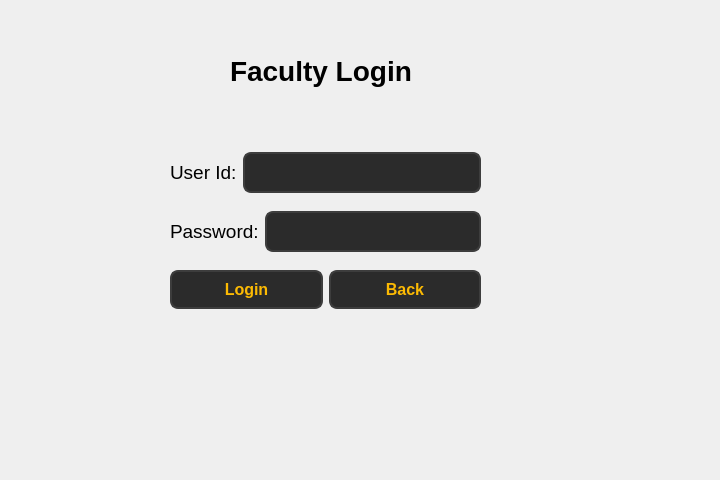
<?xml version="1.0" encoding="UTF-8"?>
<ui version="4.0">
 <class>Form</class>
 <widget class="QWidget" name="Form">
  <property name="geometry">
   <rect>
    <x>0</x>
    <y>0</y>
    <width>720</width>
    <height>480</height>
   </rect>
  </property>
  <property name="windowTitle">
   <string>Form</string>
  </property>
  <widget class="QWidget" name="layoutWidget">
   <property name="geometry">
    <rect>
     <x>170</x>
     <y>140</y>
     <width>311</width>
     <height>181</height>
    </rect>
   </property>
   <layout class="QVBoxLayout" name="verticalLayout">
    <item>
     <layout class="QHBoxLayout" name="horizontalLayout">
      <item>
       <widget class="QLabel" name="label_2">
        <property name="font">
         <font>
          <pointsize>14</pointsize>
         </font>
        </property>
        <property name="text">
         <string>User Id:</string>
        </property>
       </widget>
      </item>
      <item>
       <widget class="QLineEdit" name="lineEdit">
        <property name="styleSheet">
         <string notr="true">QLineEdit {
        background-color: #2b2b2b;  /* Dark background */
        color: #fcba03;  /* Text color */
        border: 2px solid #3d3d3d;  /* Border color */
        border-radius: 8px;  /* Rounded corners */
        padding: 8px;  /* Padding inside the input field */
        font-size: 16px;  /* Font size */
        font-weight: bold;  /* Bold font */
    }

    QLineEdit:hover {
        background-color: #3d3d3d;  /* Background when hovered */
        border: 2px solid #fcba03;  /* Border color when hovered */
    }

    QLineEdit:focus {
        background-color: #1a1a1a;  /* Background when focused */
        border: 2px solid #fcba03;  /* Border color when focused */
        color: #ffffff;  /* Text color when focused */
    }</string>
        </property>
       </widget>
      </item>
     </layout>
    </item>
    <item>
     <layout class="QHBoxLayout" name="horizontalLayout_2">
      <item>
       <widget class="QLabel" name="label_3">
        <property name="font">
         <font>
          <pointsize>14</pointsize>
         </font>
        </property>
        <property name="text">
         <string>Password:</string>
        </property>
       </widget>
      </item>
      <item>
       <widget class="QLineEdit" name="lineEdit_2">
        <property name="styleSheet">
         <string notr="true">QLineEdit {
        background-color: #2b2b2b;  /* Dark background */
        color: #fcba03;  /* Text color */
        border: 2px solid #3d3d3d;  /* Border color */
        border-radius: 8px;  /* Rounded corners */
        padding: 8px;  /* Padding inside the input field */
        font-size: 16px;  /* Font size */
        font-weight: bold;  /* Bold font */
    }

    QLineEdit:hover {
        background-color: #3d3d3d;  /* Background when hovered */
        border: 2px solid #fcba03;  /* Border color when hovered */
    }

    QLineEdit:focus {
        background-color: #1a1a1a;  /* Background when focused */
        border: 2px solid #fcba03;  /* Border color when focused */
        color: #ffffff;  /* Text color when focused */
    }</string>
        </property>
        <property name="echoMode">
         <enum>QLineEdit::EchoMode::Password</enum>
        </property>
       </widget>
      </item>
     </layout>
    </item>
    <item>
     <layout class="QHBoxLayout" name="horizontalLayout_3">
      <item>
       <widget class="QPushButton" name="pushButton_6">
        <property name="styleSheet">
         <string notr="true">QPushButton {
        background-color: #2b2b2b;  
        color: #fcba03;              
        border: 2px solid #3d3d3d;      
        border-radius: 8px;          
        padding: 8px 16px;            
        font-size: 16px;            
        font-weight: bold;
    
    }

    QPushButton:hover {
        background-color: #fcba03;
		 color: #000000;
        border: 2px solid #5a5a5a;    
    }

    QPushButton:pressed {
        background-color: #1a1a1a;      
        border: 2px solid #2b2b2b;      
    }</string>
        </property>
        <property name="text">
         <string>Login</string>
        </property>
       </widget>
      </item>
      <item>
       <widget class="QPushButton" name="pushButton_5">
        <property name="styleSheet">
         <string notr="true">QPushButton {
        background-color: #2b2b2b;  
        color: #fcba03;              
        border: 2px solid #3d3d3d;      
        border-radius: 8px;          
        padding: 8px 16px;            
        font-size: 16px;            
        font-weight: bold;
    
    }

    QPushButton:hover {
        background-color: #fcba03;
		 color: #000000;
        border: 2px solid #5a5a5a;    
    }

    QPushButton:pressed {
        background-color: #1a1a1a;      
        border: 2px solid #2b2b2b;      
    }</string>
        </property>
        <property name="text">
         <string>Back</string>
        </property>
       </widget>
      </item>
     </layout>
    </item>
   </layout>
  </widget>
  <widget class="QLabel" name="label">
   <property name="geometry">
    <rect>
     <x>230</x>
     <y>50</y>
     <width>181</width>
     <height>41</height>
    </rect>
   </property>
   <property name="font">
    <font>
     <pointsize>21</pointsize>
     <bold>true</bold>
    </font>
   </property>
   <property name="text">
    <string>Faculty Login</string>
   </property>
  </widget>
 </widget>
 <resources/>
 <connections/>
</ui>
